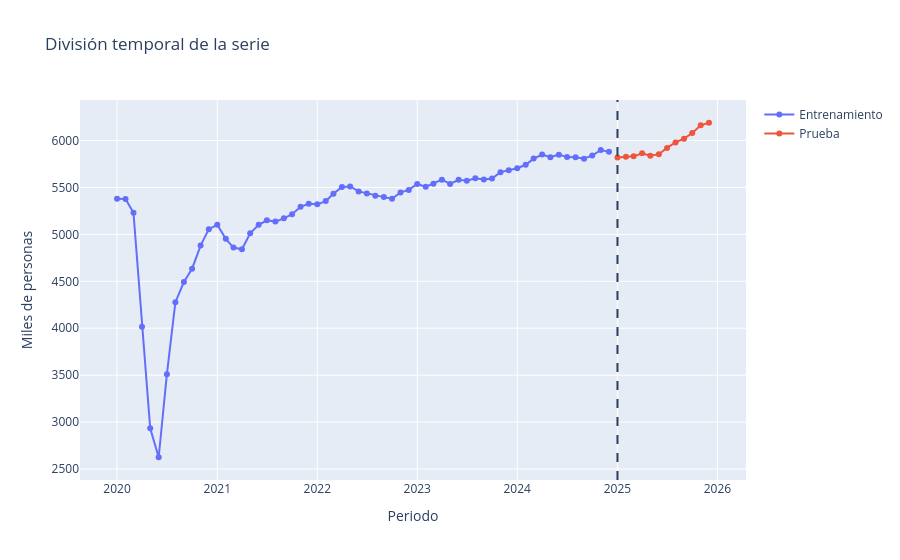

Source (notebook cell):
### Code cell
fig = go.Figure()
fig.add_trace(go.Scatter(x=entrenamiento.index, y=entrenamiento, mode="lines+markers", name="Entrenamiento"))
fig.add_trace(go.Scatter(x=prueba.index, y=prueba, mode="lines+markers", name="Prueba"))
fig.add_vline(x=pd.Timestamp("2025-01-01"), line_dash="dash")
fig.update_layout(
    title="División temporal de la serie",
    xaxis_title="Periodo", yaxis_title="Miles de personas",
    hovermode="x unified")

fig.show()
